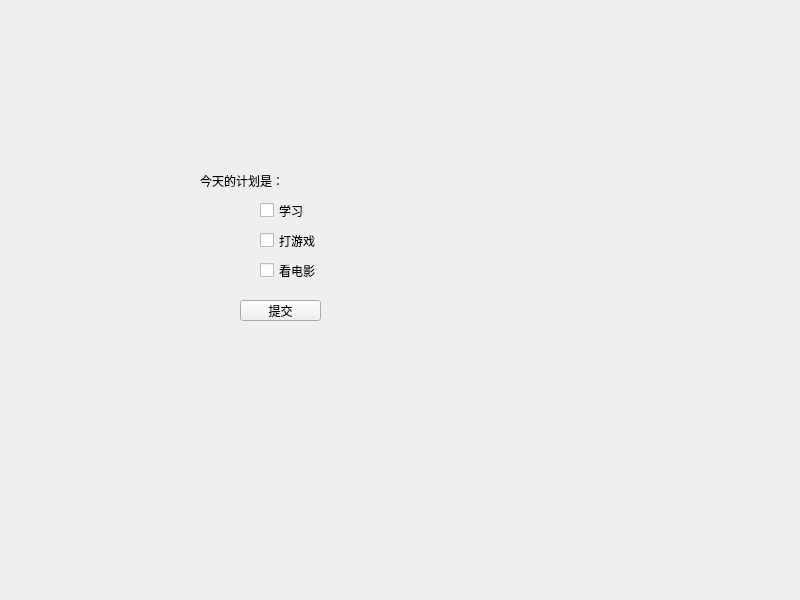
<?xml version="1.0" encoding="UTF-8"?>
<ui version="4.0">
 <class>Widget</class>
 <widget class="QWidget" name="Widget">
  <property name="geometry">
   <rect>
    <x>0</x>
    <y>0</y>
    <width>800</width>
    <height>600</height>
   </rect>
  </property>
  <property name="windowTitle">
   <string>Widget</string>
  </property>
  <widget class="QCheckBox" name="checkBox_study">
   <property name="geometry">
    <rect>
     <x>260</x>
     <y>190</y>
     <width>101</width>
     <height>41</height>
    </rect>
   </property>
   <property name="text">
    <string>学习</string>
   </property>
  </widget>
  <widget class="QCheckBox" name="checkBox_movie">
   <property name="geometry">
    <rect>
     <x>260</x>
     <y>250</y>
     <width>101</width>
     <height>41</height>
    </rect>
   </property>
   <property name="text">
    <string>看电影</string>
   </property>
  </widget>
  <widget class="QCheckBox" name="checkBox_game">
   <property name="geometry">
    <rect>
     <x>260</x>
     <y>220</y>
     <width>101</width>
     <height>41</height>
    </rect>
   </property>
   <property name="text">
    <string>打游戏</string>
   </property>
  </widget>
  <widget class="QLabel" name="label">
   <property name="geometry">
    <rect>
     <x>200</x>
     <y>160</y>
     <width>211</width>
     <height>41</height>
    </rect>
   </property>
   <property name="text">
    <string>今天的计划是：</string>
   </property>
  </widget>
  <widget class="QPushButton" name="pushButton_submit">
   <property name="geometry">
    <rect>
     <x>240</x>
     <y>300</y>
     <width>81</width>
     <height>21</height>
    </rect>
   </property>
   <property name="text">
    <string>提交</string>
   </property>
  </widget>
 </widget>
 <resources/>
 <connections/>
</ui>
